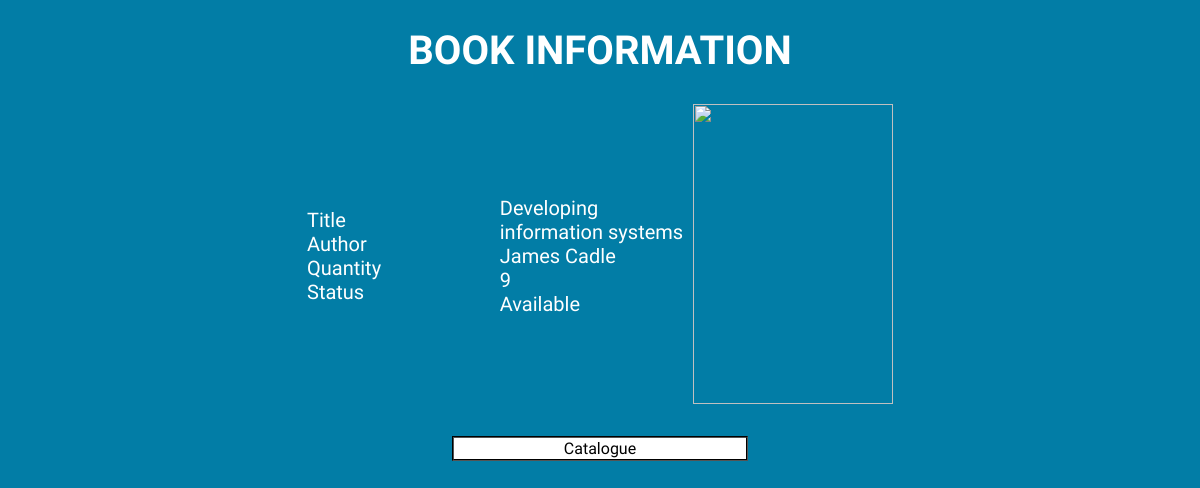
/books, run on the app's committed database.
### tables this page shows
CREATE TABLE books (
    id integer primary key autoincrement not null,
    title varchar(255) not null,
    author varchar(255) not null,
    quantity integer not null,
    status varchar(255) not null default('Available'),
    image blob
);

### Library Flask.py (the view)
@app.route('/books', methods=['GET'])
def get_book_info():
    fetch_book_info = """ SELECT title, author, quantity, status from books; """
    database = get_db()
    cursor = database.cursor()
    cursor.execute(fetch_book_info)
    data = cursor.fetchone()
    return render_template('book_information.html', title=data[0], author=data[1], quantity=data[2], status=data[3])

### Library Flask.py (called while the page is built)
def get_db():
    db = getattr(g, '_database', None)
    if db is None:
        db = g._database = sqlite3.connect(DATABASE)
    return db

@app.teardown_appcontext
def close_connection(exception):
    db = getattr(g, '_database', None)
    if db is not None:
        db.close()

### templates/book_information.html (shortened to what this page needs)
<!DOCTYPE html>
<html lang="en">
<head>
    <link rel="stylesheet" href="/static/Stylesheet.css">
</head>
<body>
<div class="main">
    <h1 style="text-align:center" class="font-effect-fire-animation">
        BOOK INFORMATION
    </h1>
    <table class="centre_table">
        <tr>
            <td class="td_book_info">
                Title <br/>
                Author <br/>
                Quantity <br/>
                Status </td>
            <td class="td_book_info">
                {{title}} <br/>
                {{author}} <br/>
                {{quantity}} <br/>
                {{status}} </td>
            <td>
                <img src="https://placekitten.com/400/600" width="200" height="300">
            </td>
        </tr>
    </table>
    <br/>
    <button class="centered_button" type="button" onclick="window.location.href='/catalogue'">Catalogue</button>
</div>
</body>
</html>

### static/Stylesheet.css (style rules this page uses)
body { background-color: #027da6; color: white; font-family: "Rancho"; font-size: 20px }
.main { padding-left: 25%; padding-right: 25%; }
.centered_button { background-color: white; border: groove 2px black; color: black; width: 50%; text-decoration: none; font-size: 16px; font-family: "Rancho"; display: block; margin: auto; }
* { box-sizing: border-box; }
.td_book_info { width: 33%; }

### data on the page
books: title "Developing information systems", author "James Cadle", status "Available"

### other printed values
{{ quantity }} "9"
